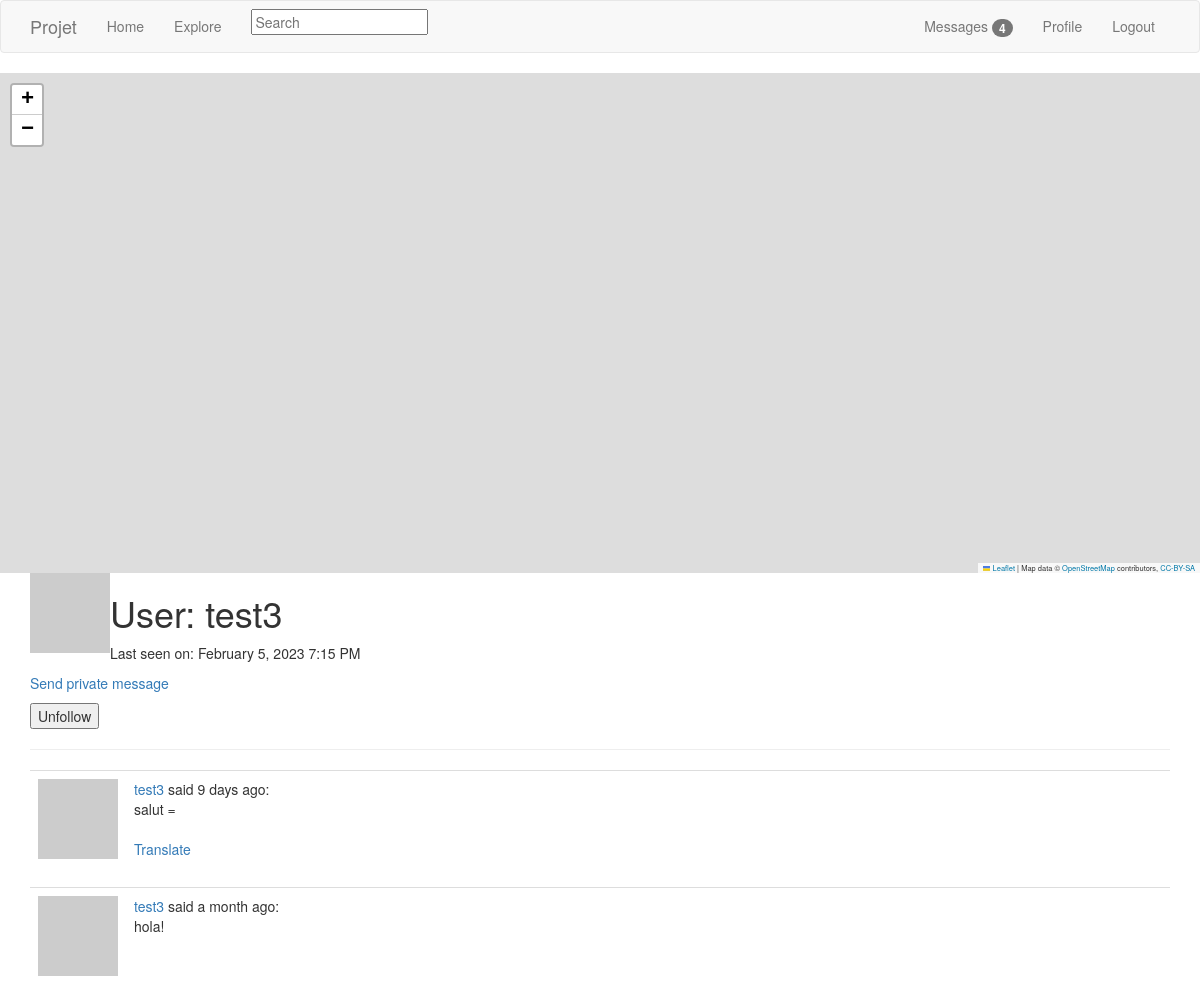
Before: /user/test3 (signed in) with the older database file.
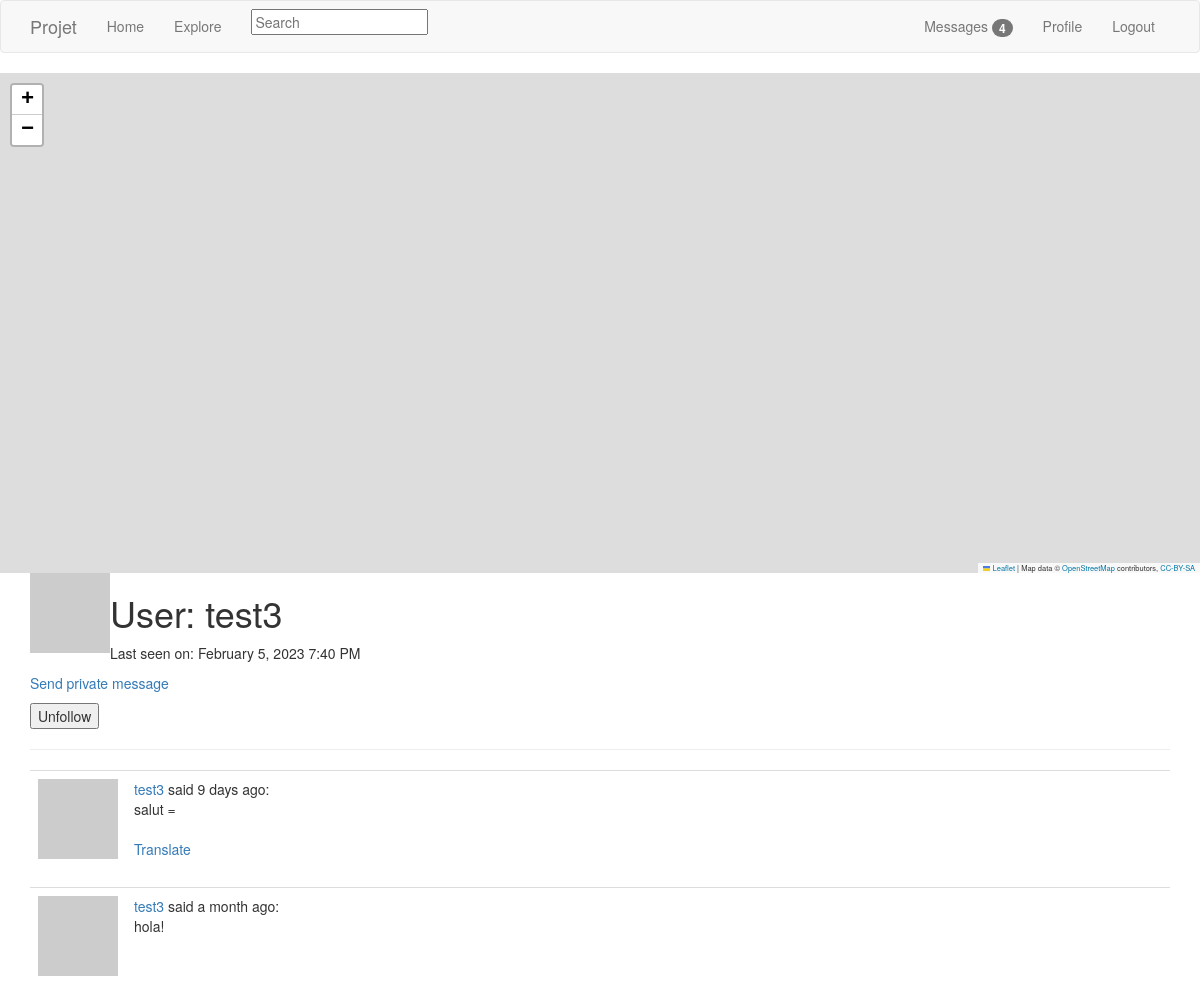
After: the same page with the newer database file.
### app/models.py (models this page shows, shortened)
class User(UserMixin, db.Model):
    id = db.Column(db.Integer, primary_key=True)
    username = db.Column(db.String(64), index=True, unique=True)
    email = db.Column(db.String(120), index=True, unique=True)
    password_hash = db.Column(db.String(128))
    posts = db.relationship('Post', backref='author', lazy='dynamic')
    about_me = db.Column(db.String(140))
    last_seen = db.Column(db.DateTime, default=datetime.utcnow)
    followed = db.relationship(
                    'User',
                    secondary = followers,
                    primaryjoin = (followers.c.follower_id == id),
                    secondaryjoin = (followers.c.followed_id == id),
                    backref = db.backref('followers', lazy = 'dynamic'),
                    lazy = 'dynamic'
               )
    messages_sent = db.relationship('Message',
                                    foreign_keys='Message.sender_id',
                                    backref='author',
                                    lazy='dynamic')
    messages_received = db.relationship('Message',
                                        foreign_keys='Message.recipient_id',
                                        backref='recipient',
                                        lazy='dynamic')
    last_message_read_time = db.Column(db.DateTime)
    notifications = db.relationship('Notification', backref='user',
                                    lazy='dynamic')
    tasks = db.relationship('Task', backref='user', lazy='dynamic')
    def avatar(self, size):
        digest = md5(self.email.lower().encode('utf-8')).hexdigest()
        return 'https://www.gravatar.com/avatar/{}?d=identicon&s={}'\
               .format(digest, size)
    def is_following(self, user):
        return self.followed.filter(
            followers.c.followed_id == user.id).count() > 0
    def new_messages(self):
        last_read_time = self.last_message_read_time or datetime(1900, 1, 1)
        return Message.query.filter_by(recipient=self).filter(
            Message.timestamp > last_read_time).count()

class SearchableMixin(object):
    @classmethod
    def before_commit(cls, session):
        print(session.new)
        print(session.dirty)
        print(session.deleted)
        session._changes = {
            'add': list(session.new),       # pending object
            'update': list(session.dirty),  # changes detect
            'delete': list(session.deleted) # mark as delete
        }
    @classmethod
    def after_commit(cls, session):
        for obj in session._changes['add']:
            if isinstance(obj, SearchableMixin):
                add_to_index(obj.__tablename__, obj)
        for obj in session._changes['update']:
            if isinstance(obj, SearchableMixin):
                add_to_index(obj.__tablename__, obj)
        for obj in session._changes['delete']:
            if isinstance(obj, SearchableMixin):
                remove_from_index(obj.__tablename__, obj)
        session._changes = None

class Post(SearchableMixin, db.Model):
    __searchable__ = ['body']
    id = db.Column(db.Integer, primary_key=True)
    body = db.Column(db.String(140))
    timestamp = db.Column(db.DateTime, index=True, default=datetime.utcnow)
    user_id = db.Column(db.Integer, db.ForeignKey('user.id'))
    language = db.Column(db.String(5))

### app/main/routes.py (the view)
@bp.route('/user/<username>')
@login_required
def user(username):
    user = User.query.filter_by(username=username).first_or_404()
    page = request.args.get('page', 1, type=int)
    posts = user.posts.order_by(Post.timestamp.desc()).paginate(
        page=page, per_page=current_app.config['POSTS_PER_PAGE'],
        error_out=False)
    next_url = url_for('main.user', username=user.username,
                       page=posts.next_num) \
               if posts.has_next else None
    prev_url = url_for('main.user', username=user.username,
                       page=posts.prev_num) \
               if posts.has_prev else None
    form = EmptyForm()
    return render_template('user.html', user=user, posts=posts.items,
                           form=form, next_url=next_url, prev_url=prev_url)

### app/main/forms.py
class SearchForm(FlaskForm):
    q = StringField(_l('Search'), validators=[DataRequired()])
    def __init__(self, *args, **kwargs):
        if 'formdata' not in kwargs:
            kwargs['formdata'] = request.args
        if 'meta' not in kwargs:
            kwargs['meta'] = {'csrf': False}
        super(SearchForm, self).__init__(*args, **kwargs)

class EmptyForm(FlaskForm):
    submit = SubmitField(_l('Submit'))

### app/main/routes.py (called while the page is built)
@bp.before_app_request
def before_request():
    if current_user.is_authenticated:
        current_user.last_seen = datetime.utcnow()
        db.session.commit()
        g.search_form = SearchForm()
    g.locale = str(get_locale())

### app/models.py (called while the page is built)
@login.user_loader
def load_user(id):
    return User.query.get(int(id))

### app/templates/user.html (shortened to what this page needs)
{% extends "base.html" %}
{% block app_content %}
    <table>
        <tr valign="top">
            <td><img src="{{ user.avatar(128) }}"></td>
            <td>
                <h1>User: {{ user.username }}</h1>
                {% if user.last_seen %}<p>Last seen on: {{ moment(user.last_seen).format('LLL') }}</p>{% endif %}
            </td>
        </tr>
    </table>
    {% if user != current_user %}
    <p>
        <a href="{{ url_for('main.send_message', recipient=user.username) }}">
            {{ _('Send private message') }}
        </a>
    </p>
    {% endif %}
    {% if user == current_user %}
    <p><a href="{{ url_for('main.edit_profile') }}">Edit your profile</a></p>
    {% else %}
    <p>
        <form action="{{ url_for('main.unfollow', username = user.username) }}" method="post">
            {{ form.submit(value = 'Unfollow') }}
        </form>
    </p>
    {% endif %}
    <hr>
    {% for post in posts %}
        {% include '_post.html' %}
    {% endfor %}
{% endblock %}

### app/templates/base.html (shortened to what this page needs)
{% extends 'bootstrap/base.html' %}
{% block styles %}
    {{ super() }}
    <link rel="stylesheet" type="text/css" href="{{ url_for('static', filename='css/style.css') }}">
    <link rel="stylesheet" href="https://unpkg.com/leaflet@1.7.1/dist/leaflet.css"/>
{% endblock %}
{% block navbar %}
    <nav class="navbar navbar-default">
        <div class="container">
            <div class="navbar-header">
                <a class="navbar-brand" href="{{ url_for('main.index') }}">Projet</a>
            </div>
            <div class="collapse navbar-collapse" id="bs-example-navbar-collapse-1">
                <ul class="nav navbar-nav">
                    <li><a href="{{ url_for('main.index') }}">{{ _('Home') }}</a></li>
                    <li><a href="{{ url_for('main.explore') }}">{{ _('Explore') }}</a></li>
                </ul>
                <ul class="nav navbar-nav navbar-right">
                    {% if current_user.is_anonymous %}
                    <li><a href="{{ url_for('auth.login') }}">{{ _('Login') }}</a></li>
                    {% else %}
                    <li>
                        <a href="{{ url_for('main.messages') }}">{{ _('Messages') }}
                            {% set new_messages = current_user.new_messages() %}
                            <span id="message_count" class="badge"
                                  style="visibility: {% if new_messages %}visible
                                                     {% else %}hidden {% endif %};">
                                {{ new_messages }}
                            </span>
                        </a>
                    </li>
                    <li><a href="{{ url_for('main.user', username=current_user.username) }}">{{ _('Profile') }}</a></li>
                    <li><a href="{{ url_for('auth.logout') }}">{{ _('Logout') }}</a></li>
                    {% endif %}
                </ul>
                {% if g.search_form %}
                <form class="navbar-form navbar-left" method="get" action="{{ url_for('main.search') }}">
                    <div class="form-group">
                        {{ g.search_form.q(size=20, class='form=control',
                           placeholder=g.search_form.q.label.text) }}
                    </div>
                </form>
                {% endif %}
            </div>
        </div>
    </nav>
{% endblock %}
{% block content %}
<div id="mapid" style="height: 500px; width: 100%;"></div>
    <div class="container">
        {% block app_content %}{% endblock %}
    </div>
{% endblock %}

### app/templates/_post.html (shortened to what this page needs)
    <table class="table table-hover">
        <tr>
            <td width="50px">
                <a href="{{ url_for('main.user', username=post.author.username) }}">
                    <img src="{{ post.author.avatar(70) }}" />
                </a>
            </td>
            <td>
                {{ _('%(username)s said %(when)s', username=user_link,
                   when=moment(post.timestamp).fromNow()) }}:
                <br>
                <span id="post{{ post.id }}">{{ post.body }}</span>
                {% if post.language and post.language != g.locale %}
                <br><br>
                <span id="translation{{ post.id }}">
                    <a href="javascript:translate(
                        '#post{{ post.id }}',
                        '#translation{{ post.id }}',
                        '{{ post.language }}',
                        '{{ g.locale }}');">{{ _('Translate') }}</a>
                </span>
                {% endif %}
            </td>
        </tr>
    </table>

Changed rows visible on the page:
changed User "test3": last_seen "February 5, 2023 7:15 PM" → "February 5, 2023 7:40 PM"
